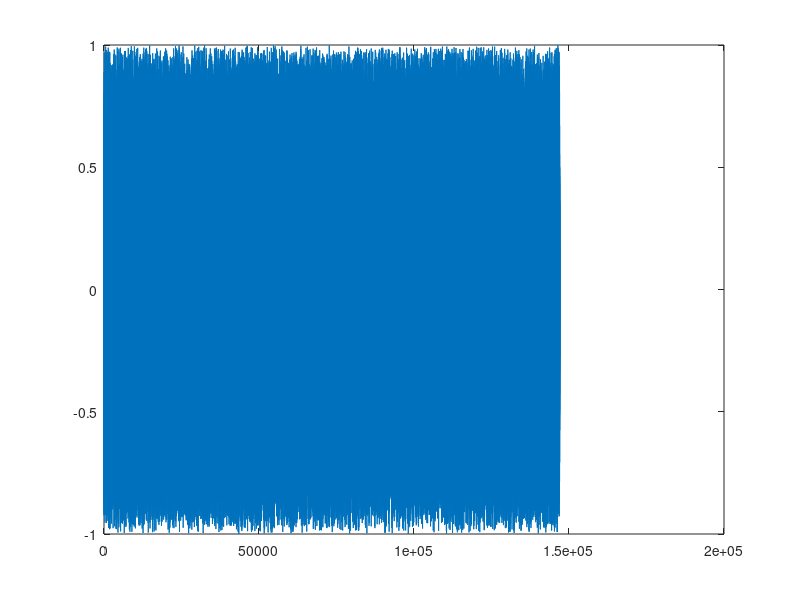

The MATLAB source for this figure: (Note: this script raises an error after producing the figure.)
% Changeable parameters
fs = 44100;
T = 10;
t = 1/fs:1/fs:12;
t = t.';
numSamples = fs*T;
carrierFreq = 3000;
modulator = cos(2*pi*carrierFreq*t);
bitlength = 2;
upSampleRate = floor(numSamples/(bitlength*3/2));

%%%%
% pulse = hamming(upSampleRate);
% pulse = pulse.';
% pulse = [pulse zeros(1, numSamples - length(pulse))];
% pulse = pulse .* modulator.';
% pulse = pulse(1:upSampleRate);
%%%%

rand('seed',10);
pulse = 2.*rand(1,upSampleRate) - 1;
pulse = [pulse zeros(1, numSamples + 88200 - length(pulse))];
pulse = pulse .* modulator.';
pulse = pulse(1:upSampleRate);

plot(pulse);
    




% if ~exist('fs')
%     error('You need to set the variable ''fs'' to a reasonable sampling rate first.')
% end
% 
% % given a sampling frequency, start recording
% r = audiorecorder(fs, 16, 1);
% disp('Press any key to begin recording (or "receiving").')
% pause
% record(r);
% disp('Press any key to stop recording.')
% pause
% stop(r);
% y = double(getaudiodata(r, 'int16'));
% y=y/max(abs(y));
% % end record

%y = y.*cos(2*pi*carrierFreq*t)


%corr = xcorr(pulse, y)

corr = xcorr(y, pulse);


%plot(y);

%plotspec(y,1/fs)